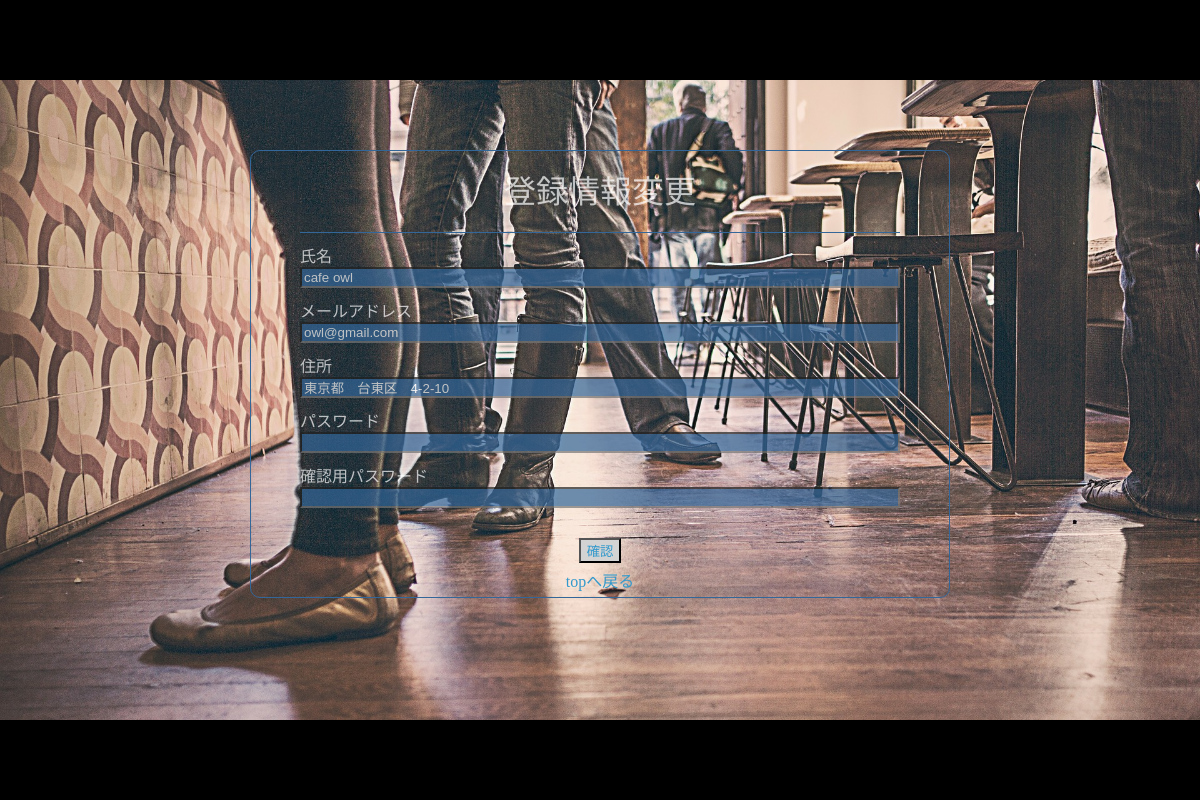
/phpnew/edit.php (signed in), run on the app's committed database.
### tables this page shows
CREATE TABLE `user` (
  `id` int(11) NOT NULL,
  `name` varchar(50) NOT NULL,
  `email` varchar(100) NOT NULL,
  `pass` varchar(64) NOT NULL,
  `address` varchar(100) NOT NULL,
  `role` int(11) NOT NULL
);

### phpnew/edit.php (the view, shortened to what this page needs)
<?php session_start();
$id = $_SESSION['id'];
$dsn = "mysql:host=localhost; dbname=lunch; charset=utf8";
$username = "root";
$password = "root";
try{
    $dbh = new PDO($dsn, $username, $password);
} catch (PDOException $e) {
    $msg = $e->getMessage();
}
$sql = "SELECT * FROM user WHERE id = :id";
$stmt = $dbh->prepare($sql);
$stmt->bindValue(':id', $id);
$stmt->execute();
$member = $stmt->fetch();
  ?>
<!DOCTYPE html>
<html>
<head>
  <link rel="stylesheet" type="text/css" href="css/edit.css">
</head>
<body>
  <header></header>
  <div class="backphoto">
  <div class="space">
	<form class="page" action="<?php echo htmlspecialchars($_SERVER["PHP_SELF"],ENT_QUOTES, 'UTF-8');?>" method="post" accept-charset="utf-8" onsubmit="return pre()">
		<h1>登録情報変更</h1>
    <div>
      <ul class="ulgroup">
        <li>
          <p>氏名</p>
          <input type="text" name="name" value="<?php if(isset($member['name'])){echo htmlspecialchars($member['name']);}elseif(isset($_SESSION['name1'])) {echo htmlspecialchars($_SESSION['name1']);} ?>">
        </li>
        <li>
          <p>メールアドレス</p>
          <input type="text" name="mail" value="<?php if(isset($member['email'])){echo htmlspecialchars($member['email']);}elseif(isset($_SESSION['email'])) {echo htmlspecialchars($_SESSION['email']);} ?>">
        </li>
        <li>
          <p>住所</p>
          <input type="text" name="address" value="<?php if(isset($member['address'])){echo htmlspecialchars($member['address']);}elseif(isset($_SESSION['address'])) {echo htmlspecialchars($_SESSION['address']); } ?>">
        </li>
        <li>
          <p>パスワード</p>
          <input type="password" name="pass" value="<?php if(isset($data['pass'])){echo htmlspecialchars($data['pass']);}elseif(isset($_SESSION['pass'])) {echo htmlspecialchars($_SESSION['pass']);} ?>">
        </li>
        <li>
          <p>確認用パスワード</p>
          <input type="password" name="confpass" value="<?php if(isset($data['pass'])){echo htmlspecialchars($data['pass']);}elseif(isset($_SESSION['confpass'])) {echo htmlspecialchars($_SESSION['confpass']);} ?>">
        </li>
      </ul>
    </div>
    <div class="confirm">
      <button type="submit">確認</button>
    </div>
    <div class="confirm">
   <a href="index.php">topへ戻る</a>
  </div>
	</form>
  </div>
  </div>
  <footer></footer>
</body>
</html>

### phpnew/css/edit.css (style rules this page uses)
body, h1, h2, h3, h4, h5, h6, p, address, ul, ol, li, dl, dt, dd, img, form, table, tr, th, td { margin: 0; padding: 0; border: none; font-style: normal; font-weight: normal; text-align: left; list-style-type: none; border-collapse: collapse; }
input { line-height:auto;vertical-align:middle; }
a { text-decoration: none; }
body { font-family:'roboto','Hiragino Kaku Gothic Pro','ヒラギノ角ゴ Pro W3','メイリオ',Meiryo,Osaka,'ＭＳ Ｐゴシック',Arial,sans-serif; }
* { -webkit-box-sizing: border-box; -moz-box-sizing: border-box; -o-box-sizing: border-box; -ms-box-sizing: border-box; box-sizing: border-box; }
.space { padding-top: 70px }
.page { width: 700px; border: solid 1px #336699 ; border-radius: 10px; margin: 0 auto; }
.ulgroup { margin: 0 auto; width: 600px; margin-top: 20px; margin-bottom: 30px; border-top: solid 1px #336699 ; }
li { margin-top: 10px; }
.confirm { text-align: center; margin-top: 5px; margin-bottom: 5px; }
h1 { text-align: center; margin-top: 15px; color: white; opacity: 0.7 }
p { color: white; opacity: 0.7 }
input { color: white; opacity: 0.7; background-color: #336699; width: 100% }
header { background-color: black; height: 10vh; }
footer { background-color: black; height: 10vh }
.backphoto { background-image: url("../photo/bar.jpg"); height: 80vh; width: auto; background-size: auto 100%; background-position: center ; background-repeat: no-repeat; background-size: cover; position: relative; }
button { color: #3399cc; background-color: lightgray; }
a { color: #3399cc }

### data on the page
user: name "cafe owl", mail "owl@gmail.com", address "東京都 台東区 4-2-10"
